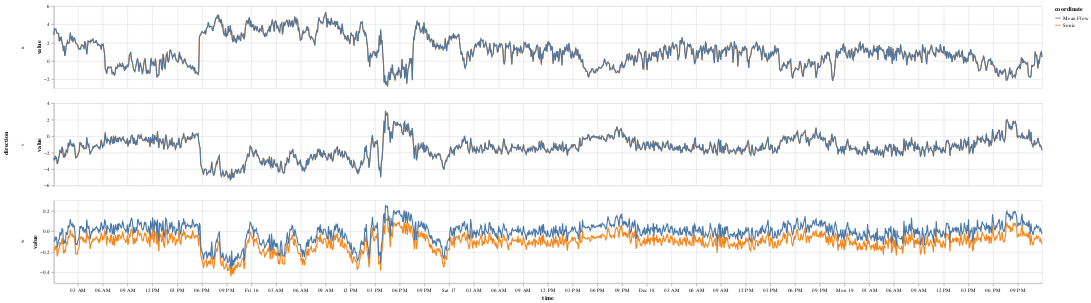

The cell this chart's notebook holds for it:
### Code cell
alt.Chart(sos_df).mark_line().encode(
    alt.X('time:T'),
    alt.Y('value:Q'),
    alt.Color('coordinate:N'),
).properties(width=1800, height = 150).facet(
    row = 'direction:N'
).resolve_scale(y='independent').display(renderer='svg')

### Figure 1 — Vega-Lite specification as saved in the notebook (floating-point values rounded to 4 significant figures; data arrays with more than 128 entries replaced by an {"elided": "..."} marker saying what was removed)
{"config": {"view": {"continuousWidth": 400, "continuousHeight": 300}}, "data": {"name": "data-ac76d38dc708ca5432b5203106b19b4e"}, "facet": {"row": {"field": "direction", "type": "nominal"}}, "spec": {"mark": "line", "encoding": {"color": {"field": "coordinate", "type": "nominal"}, "x": {"field": "time", "type": "temporal"}, "y": {"field": "value", "type": "quantitative"}}, "height": 150, "width": 1800}, "resolve": {"scale": {"y": "independent"}}, "$schema": "https://vega.github.io/schema/vega-lite/v4.17.0.json", "datasets": {"data-ac76d38dc708ca5432b5203106b19b4e": {"elided": "8640 records"}}}
